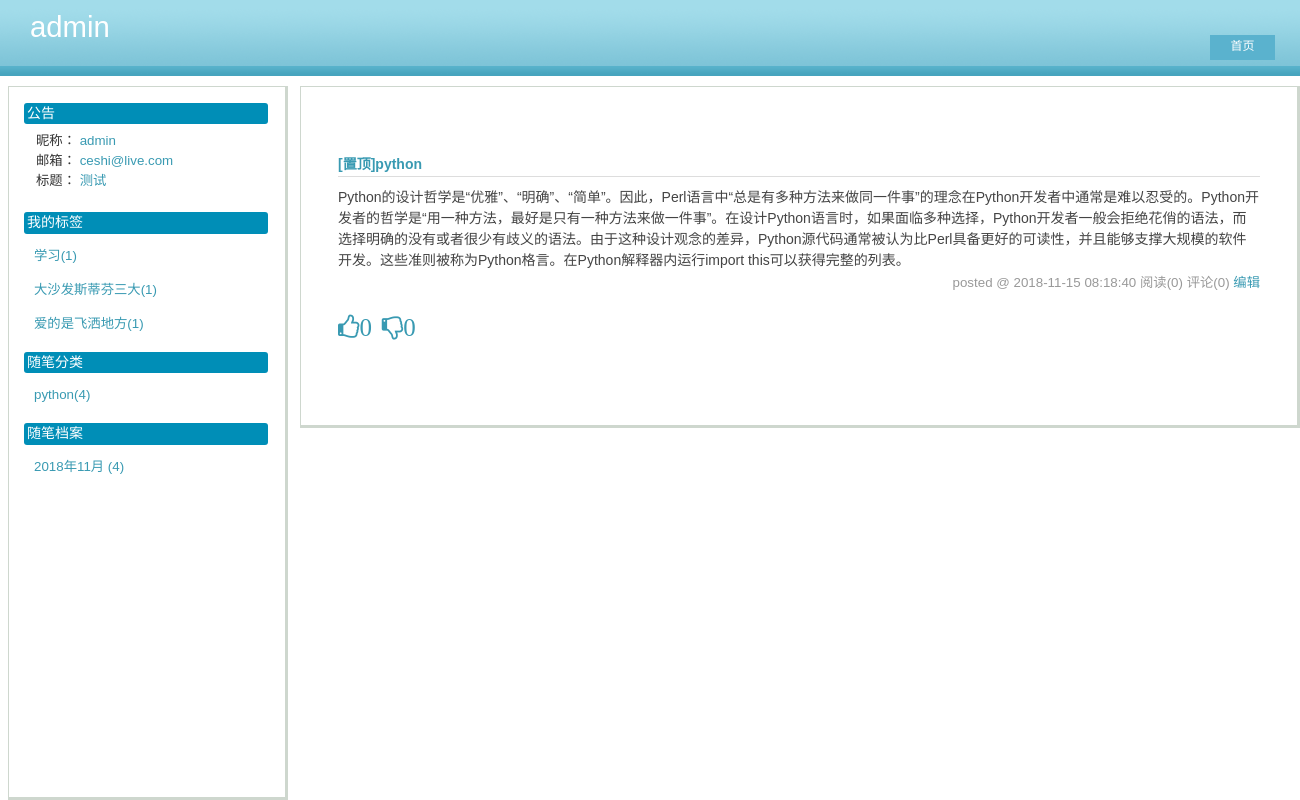
Screenshot of /测试/p/1.html with the database file from the repository.
### repository/models.py (models this page shows, shortened)
class Blog(models.Model):
    nid = models.BigAutoField(primary_key=True)
    title = models.CharField(verbose_name='个人博客标题', max_length=64)
    site = models.CharField(verbose_name='个人博客前缀', max_length=32, unique=True)
    theme = models.CharField(verbose_name='博客主题', max_length=32)
    user = models.OneToOneField(to='UserInfo', to_field='nid')

class UserInfo(models.Model):
    nid = models.BigAutoField(primary_key=True)
    username = models.CharField(verbose_name='用户名', max_length=32, unique=True)
    password = models.CharField(verbose_name='密码', max_length=64)
    nickname = models.CharField(verbose_name='昵称', max_length=32)
    email = models.EmailField(verbose_name='邮箱', unique=True)
    avatar = models.ImageField(verbose_name='头像')
    create_time = models.DateTimeField(verbose_name='创建时间', auto_now=True)

class Tag(models.Model):
    nid = models.AutoField(primary_key=True)
    title = models.CharField(verbose_name='标签名称', max_length=32)
    blog = models.ForeignKey(verbose_name='所属博客', to='Blog', to_field='nid')

class Article(models.Model):
    nid = models.BigAutoField(primary_key=True)
    title = models.CharField(verbose_name='文章标题', max_length=128)
    summary = models.CharField(verbose_name='文章简介', max_length=255)
    read_count = models.IntegerField(default=0)
    comment_count = models.IntegerField(default=0)
    up_count = models.IntegerField(default=0)
    down_count = models.IntegerField(default=0)
    create_time = models.DateTimeField(verbose_name='创建时间', auto_now_add=True)
    blog = models.ForeignKey(verbose_name='所属博客', to='Blog', to_field='nid')
    category = models.ForeignKey(verbose_name='文章类型', to='Category', to_field='nid', null=True)
    type_choices = [
        (1, "Python"),
        (2, "Linux"),
        (3, "OpenStack"),
        (4, "GoLang"),
    ]
    article_type_id = models.IntegerField(choices=type_choices, default=None)
    tags = models.ManyToManyField(Tag)

class ArticleDetail(models.Model):
    content = models.TextField(verbose_name='文章内容', )
    article = models.OneToOneField(verbose_name='所属文章', to='Article', to_field='nid')

### web/views/home.py (the view)
# urls.py: url(r'^all/(?P<article_type_id>\d+).html$', home.index, name='index'),
def index(request, *args, **kwargs):
    article_type_list = models.Article.type_choices
    if kwargs:
        article_type_id = int(kwargs['article_type_id'])
        base_url = reverse('index', kwargs=kwargs)  # all/1.html
    else:
        article_type_id = None
        base_url = '/'  # /
    data_count = models.Article.objects.filter(**kwargs).count()
    page_obj = Pagination(request.GET.get('page'), data_count)
    article_list = models.Article.objects.filter(**kwargs).order_by('-nid')[page_obj.start:page_obj.end]
    page_str = page_obj.page_str(base_url)
    return render(
        request,
        'index.html',
        {
            'article_list': article_list,
            'article_type_id': article_type_id,
            'article_type_list': article_type_list,
            'page_str': page_str,
        }
    )

### templates/home_datailed.html (shortened to what this page needs)
{% extends "myblog.html" %}
{% block css %}
    <link rel="stylesheet" href="/static/css/scvb.css">
{% endblock %}
{% block content %}
    <div class="forFlow">
        <div class="day">
            <div class="postTitle">
                <a class="postTitle2"
                   href="/{{ article.blog.site }}/p/{{ article.nid }}.html">[置顶]{{ article.title }}</a>
            </div>
            <div class="postCon">
                <div class="c_b_p_desc"> {{ article.articledetail.content|safe }}
                </div>
            </div>
            <div class="postDesc">posted @ {{ article.create_time|date:"Y-m-d H:i:s" }}
                {{ article.user.nickname }}  阅读({{ article.read_count }}) 评论({{ article.comment_count }})
                <a href="#" rel="nofollow">编辑</a>
            </div>
        </div>
        <div style="height: auto">
            <div style="display: inline-block;width: 40px;height: 40px">
                <a>
                    <i id="up" class="fa fa-thumbs-o-up" aria-hidden="true" style="font-size: 25px"
                       nd="{{ article.nid }}" site="{{ article.blog.site }}">{{ article.up_count }}</i>
                </a>
            </div>
            <div style="display: inline-block">
                <a>
                    <i id="down" class="fa fa-thumbs-o-down" aria-hidden="true" style="font-size: 25px"
                       nd="{{ article.nid }}" site="{{ article.blog.site }}">{{ article.down_count }}</i>
                </a>
            </div>
        </div>
        <div style="height: 30px;">
        </div>
{% endblock %}

### templates/myblog.html (shortened to what this page needs)
<!DOCTYPE html>
<html lang="en">
<head>
    <link rel="stylesheet" href="/static/plugins/bootstrap/css/bootstrap.css">
    <link rel="stylesheet" href="/static/plugins/font-awesome/css/font-awesome.css">
    <link rel="stylesheet" href="/static/css/emery.css">
    {% block css  %}{% endblock %}
</head>
<body>
<div >
	<div id="blogTitle">
        <div class="title"><a  href="#">{{ blog.user.nickname }}</a></div>
            <div id="navigator">
                <ul id="navList">
                    <li ><a  href="/">首页</a></li>
                </ul>
        </div>
    </div>
</div>
<div id="sideBar1">
    <div id="sideBar">
        <div class="newsItem">
            <h3 class="catListTitle">公告</h3>
            <div id="blog-news">
                <div id="profile_block">昵称：
                    <a>{{ blog.user.nickname }}</a>
                    <br>邮箱：
                    <a>{{ blog.user.email }}</a>
                    <br>标题：
                    <a>{{ blog.title }}</a>
                </div>
            </div>
        </div>
        <div id="leftcontentcontainer">
            <div id="blog-sidecolumn">
                <div id="sidebar_toptags" class="sidebar-block">
                    <div class="catListTag">
                        <h3 class="catListTitle">我的标签</h3>
                        {% for tag in tag_list %}
                        <ul>
                            <li><a href="/{{ blog.site }}/tag/{{ tag.nid }}.html">{{ tag.title }}({{ tag.c }})</a></li>
                        </ul>
                        {% endfor %}
                    </div>
                </div>
                <div id="sidebar_categories">
                    <div class="catListPostCategory">
                        <h3 class="catListTitle">随笔分类</h3>
                        {% for category in category_list %}
                        <ul>
                            <li><a  href="/{{ blog.site }}/category/{{ category.category_id }}.html">{{ category.category__title }}({{ category.c }})</a> </li>
                        </ul>
                        {% endfor %}
                    </div>
                    <div class="catListPostArchive">
                        <h3 class="catListTitle">随笔档案</h3>
                        {% for date in date_list %}
                        <ul>
                            <li>
                                <a  href="/{{ blog.site }}/date/{{ date.c }}.html">{{ date.c }} ({{ date.ct }})</a> </li>
                        </ul>
                        {% endfor %}
                    </div>
                </div>
            </div>
        </div>
    </div>
<div class="content">
{% block content  %}{% endblock %}
</div>
</div>
</body>
</html>

### static/css/emery.css (style rules this page uses)
* { margin: 0; }
body { color: #333; font-family: verdana,Arial,Helvetica,sans-serif; font-size: 10pt; line-height: 1.8em; }
#blogTitle { background:url(/static/imgs/header.gif) left top repeat-x; height:76px; padding:0 }
.title { text-indent:30px; padding-top:15px; font-size:22pt; }
a { text-decoration: none; }
.title a { color: #fff; }
#navList { position: absolute; top: 30px; right: 20px; }
#navList li { margin: 5px; float: left; font-size: 10.5pt; list-style: none; }
ul#navList li a { font-size: 12px; display: block; background: #5ab2ce; color: #fff; width: 65px; padding: 4px 0 7px; text-align: center; margin: 0; line-height: 120%; }
#sideBar { border: 1px solid #ced7ce; border-right: 3px solid #ced7ce; border-bottom: 3px solid #ced7ce; position: absolute; top: 86px; left: 8px; bottom: 0; background: #fff; padding: 0; width: 280px; }
.content { position: absolute; left: 300px; right: 0; top: 86px; bottom: 0; min-width: 990px; overflow: scroll; z-index: 99; }
#sideBar h3 { margin: 16px 17px 0 15px; font-size: 14px; text-align: left; }
h3 { color: #fff; background-color: #008eb7; -moz-border-radius: 3px; border-radius: 3px; padding: 3px; margin: 10px 0; }
#blog-news { overflow: hidden; }
#profile_block { margin:7px 0 5px 27px ; line-height: 1.5; text-align: left; }
.catListTag ul { margin:10px 0 0 -15px ; }
#sidebar_categories ul { margin:10px 0 0 -15px ; }
li { list-style: none; }

### static/css/scvb.css (style rules this page uses)
div.forFlow { border: 1px solid #ced7ce; border-right: 3px solid #ced7ce; border-bottom: 3px solid #ced7ce; background: #fff; padding: 45px 37px 40px; margin-left: 0; left: 0; }
.postTitle { border-bottom: 1px solid #ddd; font-size: 14px; font-weight: bold; margin: 20px 0 10px; }
a { color: #399ab2; text-decoration: none; }
div.postCon { font-size: 14px; color: #444; line-height: 1.5; }
.c_b_p_desc { word-wrap: break-word; word-break: break-all; overflow: hidden; line-height: 1.5; }
div.postDesc { border: none; }
.postDesc { border-bottom: 1px dotted #999; color: #999; text-align: right; padding-bottom: 20px; }

### rows the page displays
Blog: user.nickname "admin", user.email "ceshi@live.com", title "测试"
Tag: title "大沙发斯蒂芬三大", c "1"
Tag: title "爱的是飞洒地方", c "1"
Article: title "python", articledetail.content "Python的设计哲学是“优雅”、“明确”、“简单”。因此，Perl语言中“总是有多种方法来做同一件事”的理念在Python开发者中通常是难以忍受的。Python开发者的哲学是“用一种方法，最好是只有一种方法来做一件事”。在设计Python语言时，如果面临多种选择，Python开发者一般会拒绝花俏的语法，而选择明确的没有或者很少有歧义的语法。由于这种设计观念的差异，Python源代码通常被认为比Perl具备更好的可读性，并且能够支撑大规模的软件开发。这些准则被称为Python格言。在Python解释器内运行import this可以获得完整的列表。", create_time "2018-11-15 08:18:40", read_count "0", comment_count "0", up_count "0", down_count "0"

### other values shown
{{ tag.title }} "学习"
{{ tag.c }} "1"
{{ category.category__title }} "python"
{{ category.c }} "4"
{{ date.c }} "2018年11月"
{{ date.ct }} "4"
